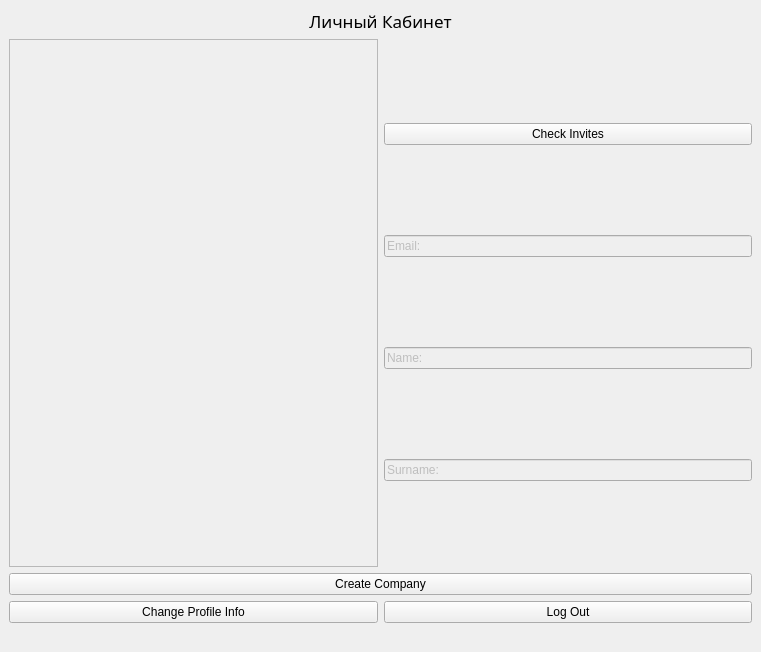
<?xml version="1.0" encoding="UTF-8"?>
<ui version="4.0">
 <class>UserWindow</class>
 <widget class="QMainWindow" name="UserWindow">
  <property name="geometry">
   <rect>
    <x>0</x>
    <y>0</y>
    <width>761</width>
    <height>652</height>
   </rect>
  </property>
  <property name="windowTitle">
   <string>UserWindow</string>
  </property>
  <widget class="QWidget" name="centralwidget">
   <layout class="QVBoxLayout" name="verticalLayout">
    <item>
     <widget class="QLabel" name="label">
      <property name="sizePolicy">
       <sizepolicy hsizetype="Preferred" vsizetype="Fixed">
        <horstretch>0</horstretch>
        <verstretch>0</verstretch>
       </sizepolicy>
      </property>
      <property name="font">
       <font>
        <family>Wide Latin</family>
        <pointsize>13</pointsize>
       </font>
      </property>
      <property name="text">
       <string>Личный Кабинет</string>
      </property>
      <property name="alignment">
       <set>Qt::AlignmentFlag::AlignCenter</set>
      </property>
     </widget>
    </item>
    <item>
     <layout class="QHBoxLayout" name="horizontalLayout">
      <item>
       <widget class="QTextEdit" name="textEdit">
        <property name="enabled">
         <bool>false</bool>
        </property>
       </widget>
      </item>
      <item>
       <layout class="QVBoxLayout" name="verticalLayout_3"/>
      </item>
      <item>
       <layout class="QVBoxLayout" name="verticalLayout_2">
        <property name="rightMargin">
         <number>0</number>
        </property>
        <item>
         <layout class="QGridLayout" name="gridLayout">
          <item row="0" column="0">
           <widget class="QPushButton" name="pushButton">
            <property name="styleSheet">
             <string notr="true"/>
            </property>
            <property name="text">
             <string>Check Invites</string>
            </property>
           </widget>
          </item>
         </layout>
        </item>
        <item>
         <widget class="QLineEdit" name="emailLineEdit">
          <property name="enabled">
           <bool>false</bool>
          </property>
          <property name="text">
           <string>Email:</string>
          </property>
         </widget>
        </item>
        <item>
         <widget class="QLineEdit" name="nameLineEdit">
          <property name="enabled">
           <bool>false</bool>
          </property>
          <property name="text">
           <string>Name:</string>
          </property>
         </widget>
        </item>
        <item>
         <widget class="QLineEdit" name="surnameLineEdit">
          <property name="enabled">
           <bool>false</bool>
          </property>
          <property name="text">
           <string>Surname:</string>
          </property>
         </widget>
        </item>
       </layout>
      </item>
     </layout>
    </item>
    <item>
     <widget class="QPushButton" name="createCompanyButton">
      <property name="text">
       <string>Create Company</string>
      </property>
     </widget>
    </item>
    <item>
     <layout class="QHBoxLayout" name="horizontalLayout_3">
      <property name="bottomMargin">
       <number>20</number>
      </property>
      <item>
       <widget class="QPushButton" name="pushButton_2">
        <property name="text">
         <string>Change Profile Info</string>
        </property>
       </widget>
      </item>
      <item>
       <widget class="QPushButton" name="LogOutButton">
        <property name="text">
         <string>Log Out</string>
        </property>
       </widget>
      </item>
     </layout>
    </item>
   </layout>
  </widget>
 </widget>
 <resources/>
 <connections/>
</ui>
